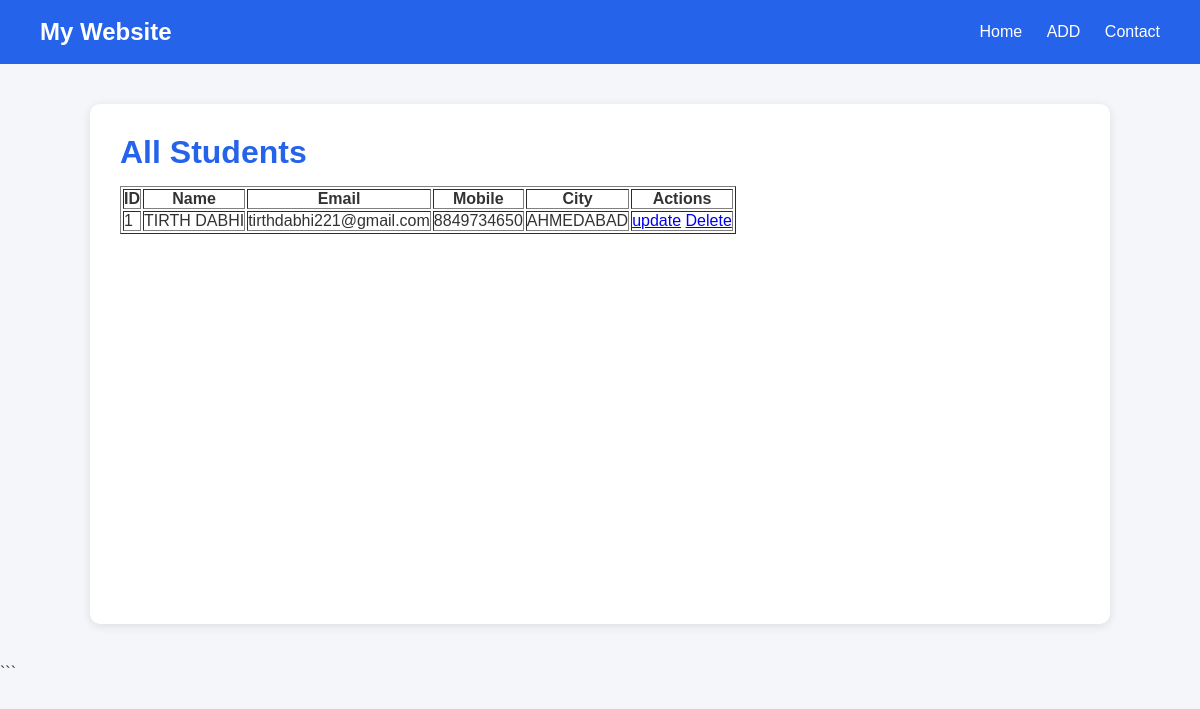
The page /list/ on the database as committed earlier.
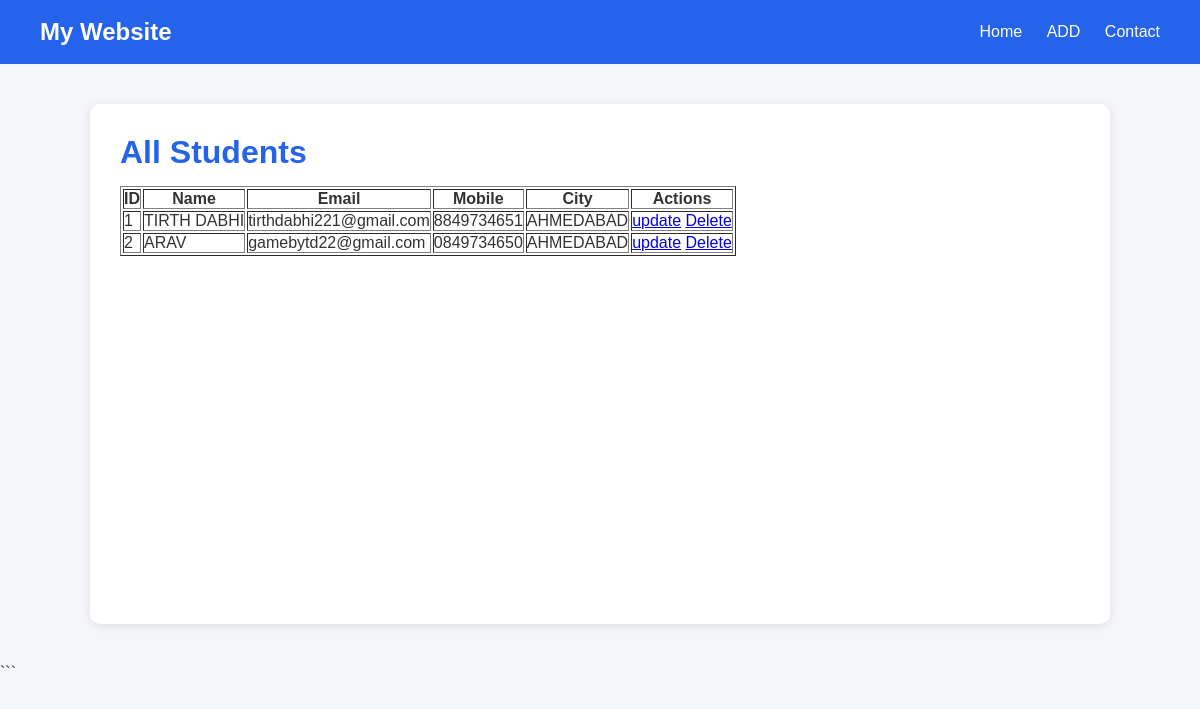
The same page on the database as committed later.
### st/models.py (models this page shows, shortened)
class student(models.Model):
    S_id = models.AutoField(primary_key=True)
    S_name = models.CharField(max_length=100)
    S_email = models.EmailField()
    S_mobile = models.CharField(max_length=15)
    S_city = models.CharField(max_length=100)

### st/views.py (the view)
# urls.py: path('list/', views.student_list, name='list'),
def student_list(request):
    students = student.objects.all()
    return render(request, 'cruds/list.html', {'student': students})

### st/templates/cruds/list.html (shortened to what this page needs)
{% extends 'base.html' %}
{% block content %}
<h1>All Students</h1>
<table border="1" cellpadding="12">
    <thead>
        <tr>
            <th>ID</th>
            <th>Name</th>
            <th>Email</th>
            <th>Mobile</th>
            <th>City</th>
            <th>Actions</th>
        </tr>
    </thead>
<tbody>
    {% for s in student %}
    <tr>
        <td>{{ forloop.counter }}</td>
        <td>{{ s.S_name }}</td>
        <td>{{ s.S_email }}</td>
        <td>{{ s.S_mobile }}</td>
        <td>{{ s.S_city }}</td>
        <td>
            <a href="{% url 'update' s.S_id %}">update</a>
            <a href="{% url 'delete' s.S_id %}">Delete</a>
        </td>
    </tr>
    {% empty %}
    <tr>
        <td colspan="7">No students found.</td>
    </tr>
    {% endfor %}
</tbody>
</table>
{% endblock %}

### st/templates/base.html (shortened to what this page needs)
<!DOCTYPE html>
<html lang="en">
<head>
</head>
<body>
    <nav>
        <h2>My Website</h2>
        <div>
            <a href="/">Home</a>
            <a href="/add/">ADD</a>
            <a href="/contact/">Contact</a>
        </div>
    </nav>
    <div class="container">
        {% block content %}{% endblock %}
    </div>
</body>
</html>

### st/templates/base.html (style rules this page uses)
* { margin: 0; padding: 0; box-sizing: border-box; }
body { font-family: Arial, sans-serif; background-color: #f4f6f9; color: #333; }
nav { background-color: #2563eb; padding: 18px 40px; display: flex; justify-content: space-between; align-items: center; }
nav h2 { color: white; }
nav a { color: white; text-decoration: none; margin-left: 20px; }
.container { width: 85%; max-width: 1100px; margin: 40px auto; min-height: 65vh; background-color: white; padding: 30px; border-radius: 10px; box-shadow: 0 2px 10px rgba(0, 0, 0, 0.1); }
h1 { color: #2563eb; margin-bottom: 15px; }

Rows that differ between the two databases and show on the page:
changed student "TIRTH DABHI": S_mobile "8849734650" → "8849734651"
added student: S_name "ARAV", S_email "gamebytd22@gmail.com", S_mobile "0849734650", S_city "AHMEDABAD"
